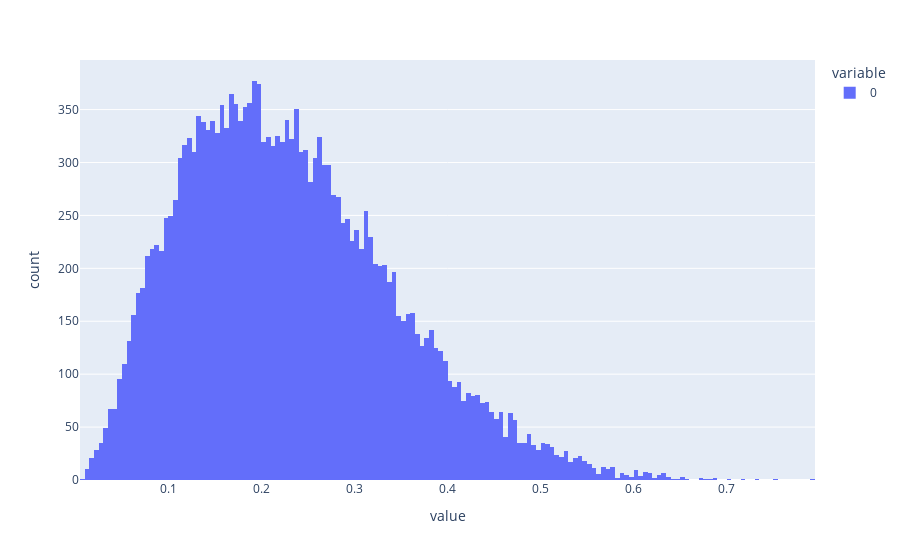

The code cell stored with this chart in its notebook:
### Code cell
a = Beta(3, 10)
data = a.sample(20000, rng)
fig = px.histogram(
    data,
    nbins=200,
)

fig.show()

### Figure 1 — Plotly figure (JSON) as saved in the notebook; plotly's stock layout.template omitted (floating-point values rounded to 4 significant figures; data arrays with more than 128 entries replaced by an {"elided": "..."} marker saying what was removed)
{"data": [{"bingroup": "x", "hovertemplate": "variable=0<br>value=%{x}<br>count=%{y}<extra></extra>", "legendgroup": "0", "marker": {"color": "#636efa", "pattern": {"shape": ""}}, "name": "0", "nbinsx": 200, "orientation": "v", "showlegend": true, "type": "histogram", "x": {"elided": "20000 float values"}, "xaxis": "x", "yaxis": "y"}], "layout": {"barmode": "relative", "legend": {"title": {"text": "variable"}, "tracegroupgap": 0}, "margin": {"t": 60}, "xaxis": {"anchor": "y", "domain": [0, 1], "title": {"text": "value"}}, "yaxis": {"anchor": "x", "domain": [0, 1], "title": {"text": "count"}}}}
